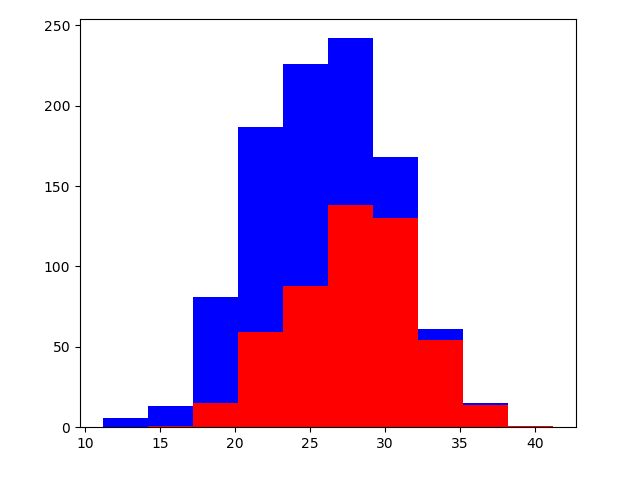

Reproduce this figure in Python.
import numpy as np
import matplotlib.pyplot as plt

greyhounds = 500
lads = 500

grey_height = 28 + 4 * np.random.randn(greyhounds)
lad_height = 24 + 4 * np.random.randn(lads)

plt.hist([grey_height,lad_height],stacked=True,color=['r','b'])
plt.show()
